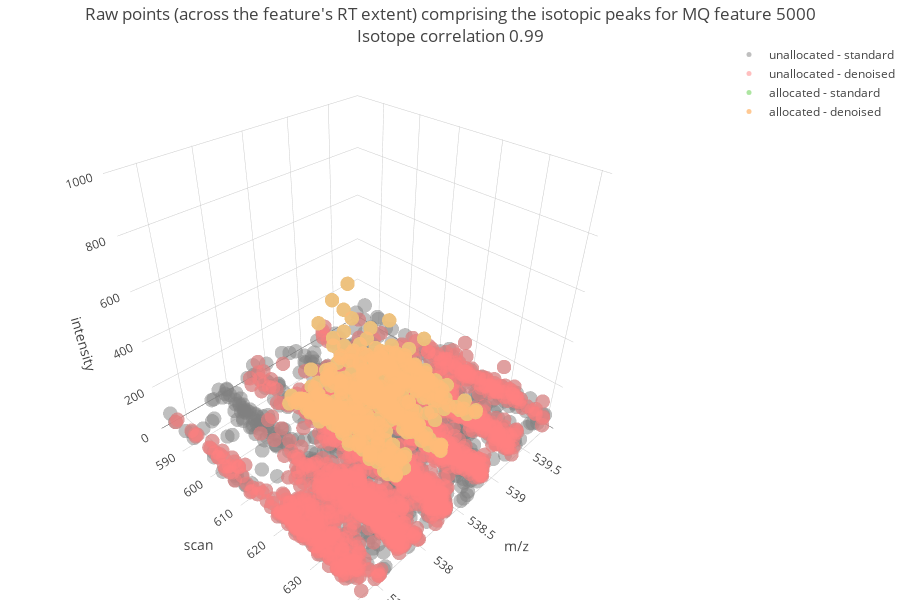

This figure's notebook cell:
### Code cell
import plotly.plotly as py
import plotly.graph_objs as go

traces = []

# plot all the unallocated points in the region
trace = go.Scatter3d(
    x = unallocated_df.mz,
    y = unallocated_df.scan,
    z = unallocated_df.intensity,
    mode = 'markers',
    marker = dict(
        size = 5,
        color = "rgb(128,128,128)",
        opacity = 0.5
    ),
    text = unallocated_df.hover,
    hoverinfo = 'text',
    name = "unallocated - standard"
)
traces.append((trace))

# plot all the unallocated points in the region
trace = go.Scatter3d(
    x = denoised_unallocated_df.mz,
    y = denoised_unallocated_df.scan,
    z = denoised_unallocated_df.intensity,
    mode = 'markers',
    marker = dict(
        size = 5,
        color = "rgb(255,128,128)",
        opacity = 0.5
    ),
    text = denoised_unallocated_df.hover,
    hoverinfo = 'text',
    name = "unallocated - denoised"
)
traces.append((trace))

# plot the isotopes
trace = go.Scatter3d(
    x = isotope_points_df.mz,
    y = isotope_points_df.scan,
    z = isotope_points_df.intensity,
    mode = 'markers',
    marker = dict(
        size = 5,
        color = "rgb{}".format(tableau20_py[5]),
        opacity = 0.8
    ),
    text = isotope_points_df.hover,
    hoverinfo = 'text',
    name = "allocated - standard"
)
traces.append((trace))

# plot the isotopes
trace = go.Scatter3d(
    x = denoised_isotope_points_df.mz,
    y = denoised_isotope_points_df.scan,
    z = denoised_isotope_points_df.intensity,
    mode = 'markers',
    marker = dict(
        size = 5,
        color = "rgb{}".format(tableau20_py[3]),
        opacity = 0.8
    ),
    text = denoised_isotope_points_df.hover,
    hoverinfo = 'text',
    name = "allocated - denoised"
)
traces.append((trace))


data = traces
layout = go.Layout(
    autosize=False,
    width=900,
    height=600,
    title='Raw points (across the feature\'s RT extent) comprising the isotopic peaks for MQ feature {}<br>Isotope correlation {:,.2f}'.format(MQ_FEATURE_ID,isotope_correlation),
    margin=dict(
        l=0,
        r=0,
        b=0,
        t=40
    ),
    scene = dict(
        xaxis = dict(
            title='m/z', autorange='reversed'),
        yaxis = dict(
            title='scan'),
        zaxis = dict(
            title='intensity')
    )
)
fig = go.Figure(data=data, layout=layout)
iplot(fig)

### Figure 1 — Plotly figure (JSON) as saved in the notebook; plotly's stock layout.template omitted (floating-point values rounded to 4 significant figures; data arrays with more than 128 entries replaced by an {"elided": "..."} marker saying what was removed)
{"data": [{"hoverinfo": "text", "marker": {"color": "rgb(128,128,128)", "opacity": 0.5, "size": 5}, "mode": "markers", "name": "unallocated - standard", "text": {"elided": "2778 str values"}, "type": "scatter3d", "uid": "1a3acb1e-7afc-42fd-80c4-61215f42d2b9", "x": {"elided": "2778 float values"}, "y": {"elided": "2778 int values"}, "z": {"elided": "2778 int values"}}, {"hoverinfo": "text", "marker": {"color": "rgb(255,128,128)", "opacity": 0.5, "size": 5}, "mode": "markers", "name": "unallocated - denoised", "text": {"elided": "1945 str values"}, "type": "scatter3d", "uid": "2fb98f8d-1d7b-4fde-8530-56d04f4d8821", "x": {"elided": "1945 float values"}, "y": {"elided": "1945 int values"}, "z": {"elided": "1945 int values"}}, {"hoverinfo": "text", "marker": {"color": "rgb(152, 223, 138)", "opacity": 0.8, "size": 5}, "mode": "markers", "name": "allocated - standard", "text": {"elided": "404 str values"}, "type": "scatter3d", "uid": "d760a1f1-96fc-4bcf-8d63-5aa038d34fca", "x": {"elided": "404 float values"}, "y": {"elided": "404 int values"}, "z": {"elided": "404 int values"}}, {"hoverinfo": "text", "marker": {"color": "rgb(255, 187, 120)", "opacity": 0.8, "size": 5}, "mode": "markers", "name": "allocated - denoised", "text": {"elided": "398 str values"}, "type": "scatter3d", "uid": "29bc9a06-228e-4620-8f89-39d5d447ad5a", "x": {"elided": "398 float values"}, "y": {"elided": "398 int values"}, "z": {"elided": "398 int values"}}], "layout": {"autosize": false, "height": 600, "margin": {"b": 0, "l": 0, "r": 0, "t": 40}, "scene": {"xaxis": {"autorange": "reversed", "title": {"text": "m/z"}}, "yaxis": {"title": {"text": "scan"}}, "zaxis": {"title": {"text": "intensity"}}}, "title": {"text": "Raw points (across the feature's RT extent) comprising the isotopic peaks for MQ feature 5000<br>Isotope correlation 0.99"}, "width": 900}}
